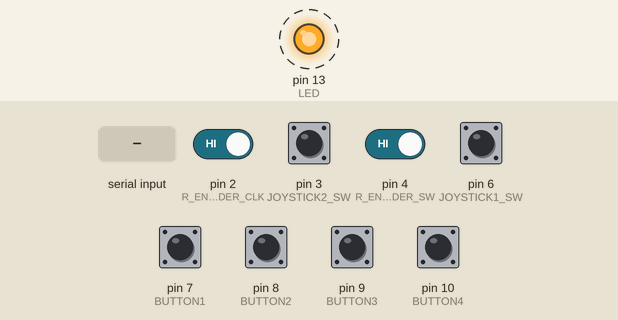
A sketch run on a simulated Arduino Uno, built with avr-gcc and run on an emulated ATmega328P. On the bench: output pins drawn as LEDs (lit = HIGH). Dashed ring = blinking. Inputs (shaded band) come from the test bench; at power-on: pin 2 (R_ENCODER_CLK), pin 3 (JOYSTICK2_SW), pin 4 (R_ENCODER_SW), pin 6 (JOYSTICK1_SW), pin 7 (BUTTON1), pin 8 (BUTTON2), pin 9 (BUTTON3), pin 10 (BUTTON4) HIGH. What the sketch prints to the serial monitor is not drawn.

Above: at 0.87 s.
1.3 s: "A" received over Serial
At 1.35 s:
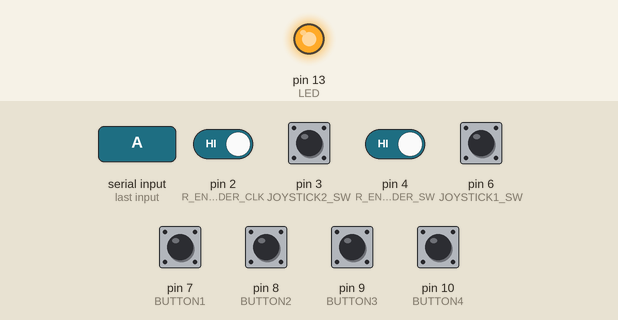
At 1.87 s:
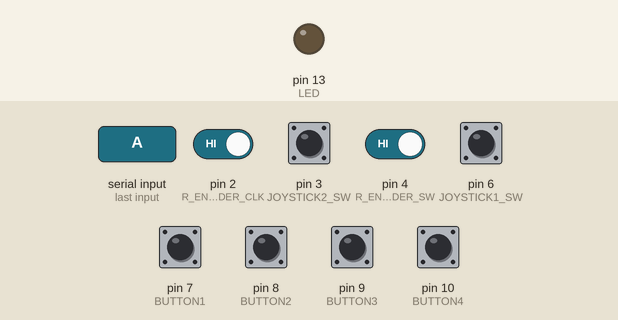
Timing chart, 0 to 10.3 s (numbered marks = the images above; inputs shaded):
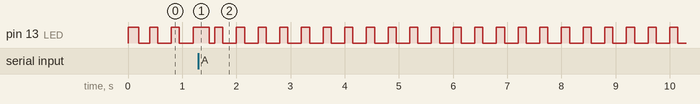

The sketch:

Remote.ino
```cpp
#define JOYSTICK1_Y A0
#define JOYSTICK1_X A1
#define JOYSTICK2_Y A2
#define JOYSTICK2_X A3
#define JOYSTICK1_SW 6 //2 !
#define JOYSTICK2_SW 3

#define R_ENCODER_SW  4
#define R_ENCODER_DT  5
#define R_ENCODER_CLK 2 //6 !

#define BUTTON1 7
#define BUTTON2 8
#define BUTTON3 9
#define BUTTON4 10

#define LED 13

unsigned char myMessage[13]; //data

signed char deltaEncoder = 0;
bool etatA;
bool dernierEtatA;
unsigned long tempsA;
unsigned long lastMessage = 0;

void setup() {
  Serial.begin(9600);

  pinMode(JOYSTICK1_X, INPUT);
  pinMode(JOYSTICK1_Y, INPUT);
  pinMode(JOYSTICK2_X, INPUT);
  pinMode(JOYSTICK2_Y, INPUT);
  pinMode(BUTTON1, INPUT_PULLUP);
  pinMode(BUTTON2, INPUT_PULLUP);
  pinMode(BUTTON3, INPUT_PULLUP);
  pinMode(BUTTON4, INPUT_PULLUP);
  pinMode(JOYSTICK1_SW, INPUT_PULLUP);
  pinMode(JOYSTICK2_SW, INPUT_PULLUP);
  pinMode(R_ENCODER_SW, INPUT_PULLUP);  // SW ENCODER
  pinMode(R_ENCODER_CLK, INPUT);
  pinMode(R_ENCODER_DT, INPUT);

  pinMode(LED, OUTPUT);

  // état de A au setup
  dernierEtatA = digitalRead(R_ENCODER_CLK);
  deltaEncoder = 0;
  // memorisation du temps pour eviter des erreurs de changements d'etat
  tempsA = millis();
  lastMessage = millis();
  attachInterrupt(digitalPinToInterrupt(R_ENCODER_CLK), changementA, CHANGE);
}

void loop() {

  if (millis() > lastMessage + 200)
    digitalWrite(LED, (millis()%400) < 150);
  else
    digitalWrite(LED, HIGH);

  char val[1]; //Used to store the incomming message from robot
  val[0] = 0;
  if (Serial.available() > 0)
  {
    Serial.readBytes(val, 1);
    if (val[0] == 65)
    {
      myMessage[0] = 65;
      myMessage[1] = (unsigned char) (analogRead(JOYSTICK1_X)/4);
      myMessage[2] = (unsigned char) (analogRead(JOYSTICK1_Y)/4);
      myMessage[3] = (unsigned char) (analogRead(JOYSTICK2_X)/4);
      myMessage[4] = (unsigned char) (analogRead(JOYSTICK2_Y)/4);
      myMessage[5] = digitalRead(BUTTON1);
      myMessage[6] = digitalRead(BUTTON2);
      myMessage[7] = digitalRead(BUTTON3);
      myMessage[8] = digitalRead(BUTTON4);
      myMessage[9] = digitalRead(JOYSTICK1_SW);
      myMessage[10] = digitalRead(JOYSTICK2_SW);
      myMessage[11] = digitalRead(R_ENCODER_SW);
      myMessage[12] = 0x55;
      deltaEncoder = 0;

      Serial.write(myMessage,13); //Write the serial data
      lastMessage = millis();  //Remember when was the last time you recieved a mess
    }
  }
}

void changementA(){
  etatA = digitalRead(R_ENCODER_CLK);

  // controle du temps pour eviter des erreurs
  if( abs(millis() - tempsA) > 50 ){
    // Si B different de l'ancien état de A alors
    if(digitalRead(R_ENCODER_DT) != dernierEtatA){
      deltaEncoder--;
    }
    else{
      deltaEncoder++;
    }
    // memorisation du temps pour A
    tempsA = millis();
  }
  // memorisation de l'état de A
  dernierEtatA = etatA ;
}
```

Measured:
- by itself, pin 13 (LED): repeats every 0.40 s: HIGH 0.15 s, LOW 0.25 s
